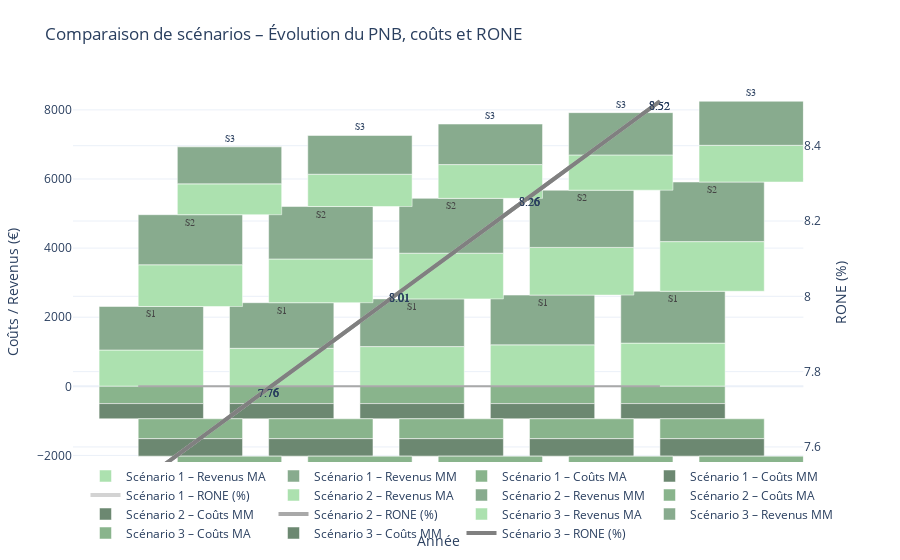

Notebook cell for this chart:
### Code cell
import pandas as pd
import numpy as np
from plotly.subplots import make_subplots
import plotly.graph_objects as go

# helper to darken a hex color
def darken_hex(hex_color, factor=0.8):
    hex_color = hex_color.lstrip('#')
    r, g, b = [int(hex_color[i:i+2], 16) for i in (0, 2, 4)]
    r = max(0, min(255, int(r * factor)))
    g = max(0, min(255, int(g * factor)))
    b = max(0, min(255, int(b * factor)))
    return f"#{r:02X}{g:02X}{b:02X}"

# … your simulate_totals and simulate_rone here …

def plot_simulated_scenarios(test_totals, test_rones):
    color_map_revenues = {"MA":"#ACE1AF", "MM":"#88AB8E"}
    palette_rone       = ["lightgrey","darkgrey","grey","black","navy"]

    n       = len(test_totals)
    offsets = np.linspace(-0.3, 0.3, n)

    # 1) make a secondary-y subplot
    fig = make_subplots(specs=[[{"secondary_y": True}]])
    # 2) force categorical axis so offsets survive in PNG/HTML
    fig.update_xaxes(type="category")

    # build scenario tuples dynamically
    scenarios = []
    for i, (tot_df, rone_df) in enumerate(zip(test_totals, test_rones)):
        scenarios.append((
            f"Scénario {i+1}", f"S{i+1}",
            tot_df, rone_df,
            palette_rone[i], offsets[i]
        ))

    for scen_name, s_name, df, df_rone, rone_col, x_off in scenarios:
        # aggregate & total_costs
        dfg = df.groupby(["year","groupe"]).sum().reset_index()
        dfg["total_costs"] = (
            dfg["total_variable_costs"]
            - dfg["total_cost_of_risk"]
            + dfg["total_fixed_costs"]
        )

        # Revenus stack MA→MM, only MM gets the label
        for group in ["MA","MM"]:
            sub = dfg[dfg["groupe"]==group]
            fig.add_trace(
                go.Bar(
                    x=sub["year"].astype(str),          # ← cast to string
                    y=sub["total_nbi"],
                    name=f"{scen_name} – Revenus {group}",
                    marker_color=color_map_revenues[group],
                    offset=x_off,
                    offsetgroup=f"{scen_name}-rev",
                    text=(s_name if group=="MM" else None),
                    textposition=("outside" if group=="MM" else None),
                    textfont=dict(family="Arial Black", size=10),
                ),
                secondary_y=False
            )

        # Coûts stack downward, tinted darker
        for group in ["MA","MM"]:
            sub = dfg[dfg["groupe"]==group]
            cost_color = darken_hex(color_map_revenues[group], factor=0.8)
            fig.add_trace(
                go.Bar(
                    x=sub["year"].astype(str),          # ← also categorical
                    y=-sub["total_costs"],
                    name=f"{scen_name} – Coûts {group}",
                    marker_color=cost_color,
                    offset=x_off,
                    offsetgroup=f"{scen_name}-cout"
                ),
                secondary_y=False
            )

        # RONE curve
        fig.add_trace(
            go.Scatter(
                x=df_rone["year"].astype(str),         # keep consistent
                y=df_rone["RONE"],
                name=f"{scen_name} – RONE (%)",
                mode="lines+text",
                line=dict(color=rone_col, width=4),
                line_shape="spline",
                text=df_rone["RONE"].round(2),
                textfont=dict(family="Arial Black", size=12),
                textposition="bottom center"
            ),
            secondary_y=True
        )

    # zero line
    yrs = test_totals[0]["year"].astype(str)
    fig.add_trace(
        go.Scatter(
            x=[yrs.min(), yrs.max()],
            y=[0,0],
            mode="lines",
            showlegend=False,
            line=dict(color="darkgrey", width=2)
        )
    )

    # layout
    fig.update_layout(
        title="Comparaison de scénarios – Évolution du PNB, coûts et RONE",
        barmode="relative",
        xaxis_title="Année",
        yaxis_title="Coûts / Revenus (€)",
        template="plotly_white",
        legend=dict(orientation="h", yanchor="bottom", xanchor="center", x=0.5),
        margin=dict(l=50, r=50, t=80, b=50)
    )
    fig.update_yaxes(title_text="RONE (%)", secondary_y=True)

    # export & show
    fig.write_html("comparaison_metrics.html")
    print("Saved to comparaison_metrics.html/.png")

    fig.show()

# then call:
plot_simulated_scenarios(
    [test_total_1, test_total_2, test_total_3],
    [test_rone_1,  test_rone_2,  test_rone_3 ]
)

### Figure 1 — Plotly figure (JSON) as saved in the notebook; plotly's stock layout.template omitted (floating-point values rounded to 4 significant figures)
{"data": [{"marker": {"color": "#ACE1AF"}, "name": "Scénario 1 – Revenus MA", "offset": -0.3, "offsetgroup": "Scénario 1-rev", "textfont": {"family": "Arial Black", "size": 10}, "type": "bar", "x": ["2021", "2022", "2023", "2024", "2025"], "xaxis": "x", "y": [1050.0, 1100.0, 1150.0, 1200.0, 1250.0], "yaxis": "y"}, {"marker": {"color": "#88AB8E"}, "name": "Scénario 1 – Revenus MM", "offset": -0.3, "offsetgroup": "Scénario 1-rev", "text": "S1", "textfont": {"family": "Arial Black", "size": 10}, "textposition": "outside", "type": "bar", "x": ["2021", "2022", "2023", "2024", "2025"], "xaxis": "x", "y": [1260.0, 1320.0, 1380.0, 1440.0, 1500.0], "yaxis": "y"}, {"marker": {"color": "#89B48C"}, "name": "Scénario 1 – Coûts MA", "offset": -0.3, "offsetgroup": "Scénario 1-cout", "type": "bar", "x": ["2021", "2022", "2023", "2024", "2025"], "xaxis": "x", "y": [-500.0, -500.0, -500.0, -500.0, -500.0], "yaxis": "y"}, {"marker": {"color": "#6C8871"}, "name": "Scénario 1 – Coûts MM", "offset": -0.3, "offsetgroup": "Scénario 1-cout", "type": "bar", "x": ["2021", "2022", "2023", "2024", "2025"], "xaxis": "x", "y": [-440.0, -440.0, -440.0, -440.0, -440.0], "yaxis": "y"}, {"line": {"color": "lightgrey", "shape": "spline", "width": 4}, "mode": "lines+text", "name": "Scénario 1 – RONE (%)", "text": [7.5, 7.76, 8.01, 8.26, 8.52], "textfont": {"family": "Arial Black", "size": 12}, "textposition": "bottom center", "type": "scatter", "x": ["2021", "2022", "2023", "2024", "2025"], "xaxis": "x", "y": [7.502, 7.756, 8.01, 8.264, 8.518], "yaxis": "y2"}, {"marker": {"color": "#ACE1AF"}, "name": "Scénario 2 – Revenus MA", "offset": 0, "offsetgroup": "Scénario 2-rev", "textfont": {"family": "Arial Black", "size": 10}, "type": "bar", "x": ["2021", "2022", "2023", "2024", "2025"], "xaxis": "x", "y": [1208.0, 1265.0, 1322.0, 1380.0, 1438.0], "yaxis": "y"}, {"marker": {"color": "#88AB8E"}, "name": "Scénario 2 – Revenus MM", "offset": 0, "offsetgroup": "Scénario 2-rev", "text": "S2", "textfont": {"family": "Arial Black", "size": 10}, "textposition": "outside", "type": "bar", "x": ["2021", "2022", "2023", "2024", "2025"], "xaxis": "x", "y": [1449.0, 1518.0, 1587.0, 1656.0, 1725.0], "yaxis": "y"}, {"marker": {"color": "#89B48C"}, "name": "Scénario 2 – Coûts MA", "offset": 0, "offsetgroup": "Scénario 2-cout", "type": "bar", "x": ["2021", "2022", "2023", "2024", "2025"], "xaxis": "x", "y": [-575.0, -575.0, -575.0, -575.0, -575.0], "yaxis": "y"}, {"marker": {"color": "#6C8871"}, "name": "Scénario 2 – Coûts MM", "offset": 0, "offsetgroup": "Scénario 2-cout", "type": "bar", "x": ["2021", "2022", "2023", "2024", "2025"], "xaxis": "x", "y": [-506.0, -506.0, -506.0, -506.0, -506.0], "yaxis": "y"}, {"line": {"color": "darkgrey", "shape": "spline", "width": 4}, "mode": "lines+text", "name": "Scénario 2 – RONE (%)", "text": [7.5, 7.76, 8.01, 8.26, 8.52], "textfont": {"family": "Arial Black", "size": 12}, "textposition": "bottom center", "type": "scatter", "x": ["2021", "2022", "2023", "2024", "2025"], "xaxis": "x", "y": [7.502, 7.756, 8.01, 8.264, 8.518], "yaxis": "y2"}, {"marker": {"color": "#ACE1AF"}, "name": "Scénario 3 – Revenus MA", "offset": 0.3, "offsetgroup": "Scénario 3-rev", "textfont": {"family": "Arial Black", "size": 10}, "type": "bar", "x": ["2021", "2022", "2023", "2024", "2025"], "xaxis": "x", "y": [892.5, 935.0, 977.5, 1020.0, 1062.0], "yaxis": "y"}, {"marker": {"color": "#88AB8E"}, "name": "Scénario 3 – Revenus MM", "offset": 0.3, "offsetgroup": "Scénario 3-rev", "text": "S3", "textfont": {"family": "Arial Black", "size": 10}, "textposition": "outside", "type": "bar", "x": ["2021", "2022", "2023", "2024", "2025"], "xaxis": "x", "y": [1071.0, 1122.0, 1173.0, 1224.0, 1275.0], "yaxis": "y"}, {"marker": {"color": "#89B48C"}, "name": "Scénario 3 – Coûts MA", "offset": 0.3, "offsetgroup": "Scénario 3-cout", "type": "bar", "x": ["2021", "2022", "2023", "2024", "2025"], "xaxis": "x", "y": [-425.0, -425.0, -425.0, -425.0, -425.0], "yaxis": "y"}, {"marker": {"color": "#6C8871"}, "name": "Scénario 3 – Coûts MM", "offset": 0.3, "offsetgroup": "Scénario 3-cout", "type": "bar", "x": ["2021", "2022", "2023", "2024", "2025"], "xaxis": "x", "y": [-374.0, -374.0, -374.0, -374.0, -374.0], "yaxis": "y"}, {"line": {"color": "grey", "shape": "spline", "width": 4}, "mode": "lines+text", "name": "Scénario 3 – RONE (%)", "text": [7.5, 7.76, 8.01, 8.26, 8.52], "textfont": {"family": "Arial Black", "size": 12}, "textposition": "bottom center", "type": "scatter", "x": ["2021", "2022", "2023", "2024", "2025"], "xaxis": "x", "y": [7.502, 7.756, 8.01, 8.264, 8.518], "yaxis": "y2"}, {"line": {"color": "darkgrey", "width": 2}, "mode": "lines", "showlegend": false, "type": "scatter", "x": ["2021", "2025"], "y": [0, 0]}], "layout": {"barmode": "relative", "legend": {"orientation": "h", "x": 0.5, "xanchor": "center", "yanchor": "bottom"}, "margin": {"b": 50, "l": 50, "r": 50, "t": 80}, "title": {"text": "Comparaison de scénarios – Évolution du PNB, coûts et RONE"}, "xaxis": {"anchor": "y", "domain": [0, 0.94], "title": {"text": "Année"}, "type": "category"}, "yaxis": {"anchor": "x", "domain": [0, 1], "title": {"text": "Coûts / Revenus (€)"}}, "yaxis2": {"anchor": "x", "overlaying": "y", "side": "right", "title": {"text": "RONE (%)"}}}}
